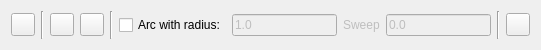
<?xml version="1.0" encoding="UTF-8"?>
<ui version="4.0">
 <class>DrawFmsLanes</class>
 <widget class="QWidget" name="DrawFmsLanes">
  <property name="geometry">
   <rect>
    <x>0</x>
    <y>0</y>
    <width>541</width>
    <height>50</height>
   </rect>
  </property>
  <layout class="QHBoxLayout" name="horizontalLayout">
   <item>
    <widget class="QToolButton" name="Close">
     <property name="sizePolicy">
      <sizepolicy hsizetype="Preferred" vsizetype="Fixed">
       <horstretch>0</horstretch>
       <verstretch>0</verstretch>
      </sizepolicy>
     </property>
     <property name="toolTip">
      <string>Close polyline</string>
     </property>
     <property name="text">
      <string/>
     </property>
     <property name="icon">
      <iconset>
       <normaloff>Close.svg</normaloff>Close.svg</iconset>
     </property>
     <property name="shortcut">
      <string>,, C</string>
     </property>
    </widget>
   </item>
   <item>
    <widget class="Line" name="SeparatorClose">
     <property name="orientation">
      <enum>Qt::Vertical</enum>
     </property>
    </widget>
   </item>
   <item>
    <widget class="QToolButton" name="Undo">
     <property name="sizePolicy">
      <sizepolicy hsizetype="Preferred" vsizetype="Fixed">
       <horstretch>0</horstretch>
       <verstretch>0</verstretch>
      </sizepolicy>
     </property>
     <property name="toolTip">
      <string>Undo Previous Segment</string>
     </property>
     <property name="icon">
      <iconset>
       <normaloff>Undo.svg</normaloff>Undo.svg</iconset>
     </property>
     <property name="shortcut">
      <string>,, U</string>
     </property>
    </widget>
   </item>
   <item>
    <widget class="QToolButton" name="Redo">
     <property name="sizePolicy">
      <sizepolicy hsizetype="Preferred" vsizetype="Fixed">
       <horstretch>0</horstretch>
       <verstretch>0</verstretch>
      </sizepolicy>
     </property>
     <property name="toolTip">
      <string>Redo Segment</string>
     </property>
     <property name="icon">
      <iconset>
       <normaloff>Redo.svg</normaloff>Redo.svg</iconset>
     </property>
     <property name="shortcut">
      <string>,, R</string>
     </property>
    </widget>
   </item>
   <item>
    <widget class="Line" name="SeparatorRedo">
     <property name="orientation">
      <enum>Qt::Vertical</enum>
     </property>
    </widget>
   </item>
   <item>
    <widget class="QCheckBox" name="ArcSegment">
     <property name="text">
      <string>Arc with radius:</string>
     </property>
     <property name="shortcut">
      <string>,, A</string>
     </property>
    </widget>
   </item>
   <item>
    <widget class="RMathLineEdit" name="Radius">
     <property name="enabled">
      <bool>false</bool>
     </property>
     <property name="text">
      <string notr="true">1.0</string>
     </property>
     <property name="angle" stdset="0">
      <bool>false</bool>
     </property>
     <property name="defaultUnit" stdset="0">
      <number>0</number>
     </property>
    </widget>
   </item>
   <item>
    <widget class="QLabel" name="sweepLabel">
     <property name="enabled">
      <bool>false</bool>
     </property>
     <property name="text">
      <string>Sweep</string>
     </property>
    </widget>
   </item>
   <item>
    <widget class="RMathLineEdit" name="Sweep">
     <property name="enabled">
      <bool>false</bool>
     </property>
     <property name="text">
      <string notr="true">0.0</string>
     </property>
     <property name="angle" stdset="0">
      <bool>false</bool>
     </property>
     <property name="defaultUnit" stdset="0">
      <number>0</number>
     </property>
    </widget>
   </item>
   <item>
    <widget class="Line" name="line_3">
     <property name="orientation">
      <enum>Qt::Vertical</enum>
     </property>
    </widget>
   </item>
   <item>
    <widget class="QToolButton" name="Restrict">
     <property name="sizePolicy">
      <sizepolicy hsizetype="Preferred" vsizetype="Fixed">
       <horstretch>0</horstretch>
       <verstretch>0</verstretch>
      </sizepolicy>
     </property>
     <property name="toolTip">
      <string>Restrict length or angle</string>
     </property>
     <property name="icon">
      <iconset>
       <normaloff>../../../Snap/RestrictAngleLength/RestrictAngleLength.svg</normaloff>../../../Snap/RestrictAngleLength/RestrictAngleLength.svg</iconset>
     </property>
     <property name="checkable">
      <bool>true</bool>
     </property>
     <property name="checked">
      <bool>false</bool>
     </property>
    </widget>
   </item>
  </layout>
 </widget>
 <customwidgets>
  <customwidget>
   <class>RMathLineEdit</class>
   <extends>QLineEdit</extends>
   <header>RMathLineEdit.h</header>
  </customwidget>
 </customwidgets>
 <resources/>
 <connections>
  <connection>
   <sender>ArcSegment</sender>
   <signal>toggled(bool)</signal>
   <receiver>Radius</receiver>
   <slot>setEnabled(bool)</slot>
   <hints>
    <hint type="sourcelabel">
     <x>119</x>
     <y>23</y>
    </hint>
    <hint type="destinationlabel">
     <x>158</x>
     <y>26</y>
    </hint>
   </hints>
  </connection>
  <connection>
   <sender>ArcSegment</sender>
   <signal>toggled(bool)</signal>
   <receiver>sweepLabel</receiver>
   <slot>setEnabled(bool)</slot>
   <hints>
    <hint type="sourcelabel">
     <x>168</x>
     <y>16</y>
    </hint>
    <hint type="destinationlabel">
     <x>366</x>
     <y>16</y>
    </hint>
   </hints>
  </connection>
  <connection>
   <sender>ArcSegment</sender>
   <signal>toggled(bool)</signal>
   <receiver>Sweep</receiver>
   <slot>setEnabled(bool)</slot>
   <hints>
    <hint type="sourcelabel">
     <x>168</x>
     <y>16</y>
    </hint>
    <hint type="destinationlabel">
     <x>445</x>
     <y>16</y>
    </hint>
   </hints>
  </connection>
 </connections>
</ui>
